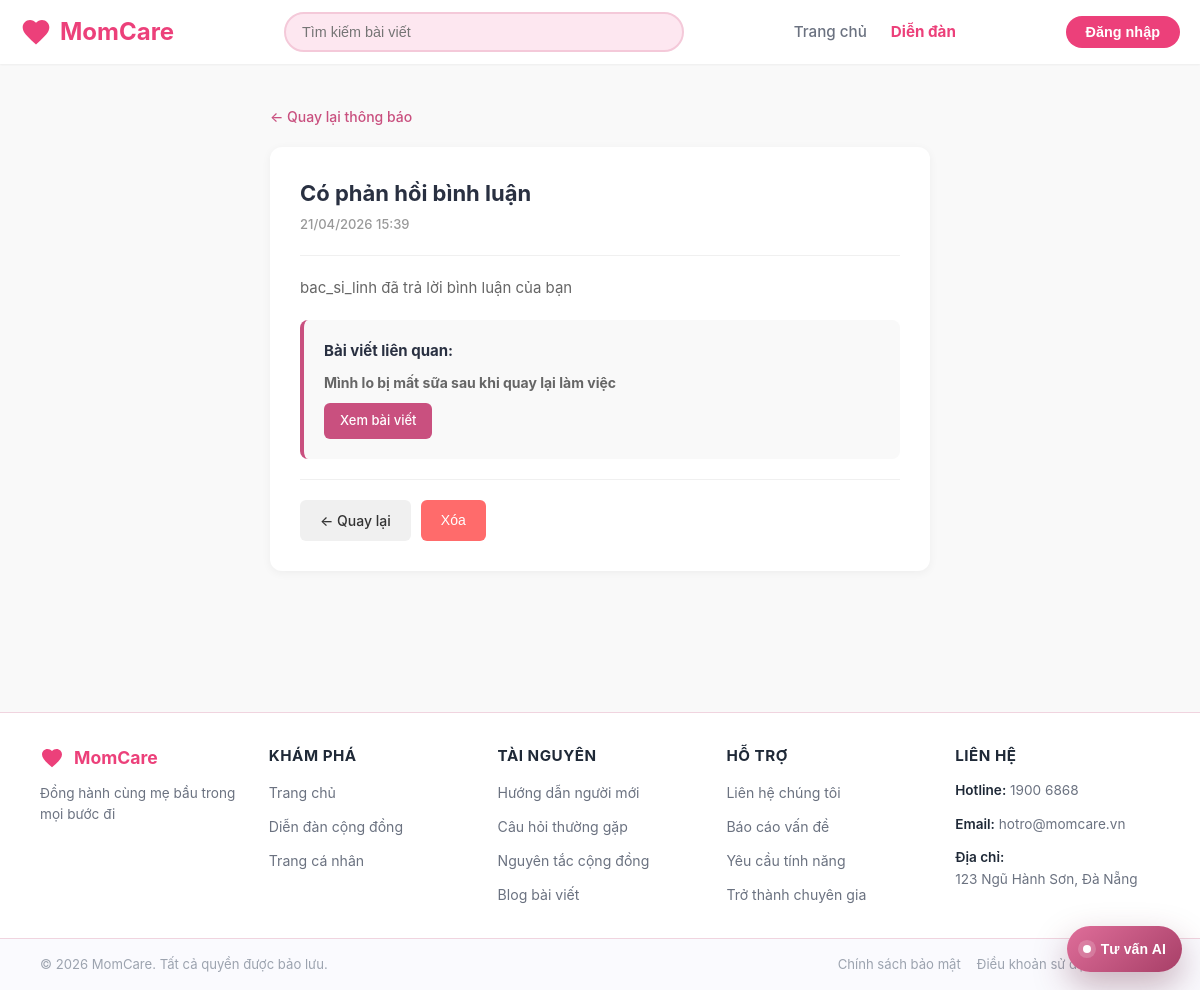
The app's page /notification/25/ (signed in) with its own data.
### momcare_forum/models.py (models this page shows, shortened)
class Notification(models.Model):
    NOTIFICATION_TYPES = [
        ('comment', 'Bình luận mới'),
        ('verified', 'Bài viết được kiểm duyệt'),
        ('report_processed', 'Báo cáo được xử lý'),
        ('system', 'Thông báo hệ thống'),
    ]
    recipient = models.ForeignKey(User, on_delete=models.CASCADE, related_name='notifications', verbose_name="Người nhận")
    notification_type = models.CharField(max_length=20, choices=NOTIFICATION_TYPES, verbose_name="Loại thông báo")
    title = models.CharField(max_length=255, verbose_name="Tiêu đề")
    message = models.TextField(verbose_name="Nội dung")
    post = models.ForeignKey(Post, on_delete=models.SET_NULL, null=True, blank=True, related_name='notifications')
    comment = models.ForeignKey(Comment, on_delete=models.SET_NULL, null=True, blank=True, related_name='notifications')
    is_read = models.BooleanField(default=False, verbose_name="Đã đọc")
    read_at = models.DateTimeField(null=True, blank=True, verbose_name="Thời gian đọc")
    created_at = models.DateTimeField(auto_now_add=True)
    class Meta:
        ordering = ['-created_at']
        verbose_name = "Thông báo"
        verbose_name_plural = "Thông báo"

class Post(models.Model):
    PRIVACY_CHOICES = [
        ('public', 'Công khai'),
        ('anonymous', 'Ẩn danh'),
    ]
    VERIFICATION_REASONS = [
        ('accurate', 'Bài viết chứa nội dung phù hợp với kiến thức y khoa hiện hành'),
        ('safe', 'Thông tin trong bài viết an toàn cho mẹ và bé'),
        ('useful', 'Bài viết cung cấp kiến thức chăm sóc sức khỏe hữu ích'),
        ('nutrition', 'Thông tin dinh dưỡng đã được kiểm chứng'),
        ('confirmed', 'Thông tin trong bài viết đã được bác sĩ xác nhận'),
        ('reference', 'Bài viết có giá trị tham khảo'),
        ('expert', 'Nội dung phù hợp với khuyến nghị của chuyên gia'),
    ]
    title = models.CharField(max_length=255, verbose_name="Tiêu đề")
    content = models.TextField(verbose_name="Nội dung")
    category = models.ForeignKey(Category, on_delete=models.PROTECT, related_name="posts", verbose_name="Danh mục")
    author = models.ForeignKey(User, on_delete=models.CASCADE, related_name="posts", verbose_name="Người đăng")
    privacy = models.CharField(max_length=20, choices=PRIVACY_CHOICES, default='public', verbose_name="Chế độ hiển thị")
    image = models.ImageField(upload_to='posts/', blank=True, null=True, verbose_name="Hình ảnh mô tả")
    verified_by_expert = models.BooleanField(default=False, verbose_name="Được chuyên gia kiểm duyệt")
    verification_reason = models.CharField(max_length=20, choices=VERIFICATION_REASONS, blank=True, verbose_name="Lý do kiểm duyệt")
    verification_reasons = models.TextField(blank=True, verbose_name="Danh sách lý do kiểm duyệt")
    verification_note = models.TextField(blank=True, verbose_name="Ghi chú kiểm duyệt")
    verified_by = models.ForeignKey(User, on_delete=models.SET_NULL, null=True, blank=True, related_name='verified_posts', verbose_name="Người kiểm duyệt")
    verified_at = models.DateTimeField(null=True, blank=True, verbose_name="Thời gian kiểm duyệt")
    likes = models.ManyToManyField(User, related_name="liked_posts", blank=True)
    report_count = models.IntegerField(default=0, verbose_name="Số lần báo cáo")
    is_hidden = models.BooleanField(default=False, verbose_name="Ẩn bài viết")
    created_at = models.DateTimeField(auto_now_add=True)
    updated_at = models.DateTimeField(auto_now=True)
    class Meta:
        ordering = ['-created_at']

### momcare_forum/views.py (the view)
# urls.py: path('notification/<int:notification_id>/', forum_views.notification_detail, name='notification_detail'),
@login_required(login_url='forum')
def notification_detail(request, notification_id):
    notification = get_object_or_404(Notification, id=notification_id, recipient=request.user)
    if not notification.is_read:
        notification.is_read = True
        notification.read_at = timezone.now()
        notification.save()
    context = {
        'notification': notification
    }
    context.update(_get_notification_context(request))
    context.update(_get_user_role_context(request))
    return render(request, 'notification_detail.html', context)

### momcare_forum/views.py (called while the page is built)
def _get_user_role_context(request):
    context = {
        'is_logged_in': request.user.is_authenticated,
        'is_admin_user': False,
        'is_staff_user': False,
        'is_superuser_user': False,
        'is_doctor_user': False,
        'can_verify_posts': False,
    }
    if not request.user.is_authenticated:
        return context
    context['is_staff_user'] = bool(request.user.is_staff)
    context['is_superuser_user'] = bool(request.user.is_superuser)
    context['is_admin_user'] = bool(request.user.is_staff or request.user.is_superuser)
    try:
        profile = request.user.profile
        context['is_doctor_user'] = profile.user_type == 'doctor'
        context['can_verify_posts'] = (
            profile.user_type == 'doctor' and profile.is_verified_doctor
        )
    except UserProfile.DoesNotExist:
        pass
    return context

def _get_notification_context(request):
    if not request.user.is_authenticated:
        return {
            'unread_count': 0,
            'recent_notifications': [],
        }
    return {
        'unread_count': Notification.objects.filter(
            recipient=request.user,
            is_read=False,
        ).count(),
        'recent_notifications': Notification.objects.filter(
            recipient=request.user
        ).order_by('-created_at')[:10],
    }

### momcare_forum/templates/notification_detail.html (shortened to what this page needs)
{% load static %}
<!DOCTYPE html>
<html lang="vi">
<head>
  <link rel="stylesheet" href="{% static 'css/main.css' %}">
  <link rel="stylesheet" href="{% static 'css/auth.css' %}?v=20260407a">
</head>
<body>
  {% include '_navbar.html' %}
  <main>
<div class="container">
  <a href="{% url 'notifications' %}" class="back-link">← Quay lại thông báo</a>
  <div class="notification-card">
    <div class="notification-header">
      <div>
        <h1 id="notification-title">{{ notification.title }}</h1>
        <p>{{ notification.created_at|date:"d/m/Y H:i" }}</p>
      </div>
    </div>
    <div class="notification-body" id="notification-message">
      {{ notification.message }}
    </div>
    {% if notification.post %}
      <div class="related-post">
        <h3>Bài viết liên quan:</h3>
        <p>
          <strong>{{ notification.post.title }}</strong>
        </p>
        <a href="{% url 'post_detail' notification.post.id %}" class="btn" style="padding: 8px 16px; font-size: 13px; background: #c9507f; color: white; text-decoration: none; border-radius: 6px; display: inline-block;">Xem bài viết</a>
      </div>
    {% endif %}
    <div class="notification-actions">
      <a href="{% url 'notifications' %}" class="btn btn-back">← Quay lại</a>
      <button class="btn btn-delete" onclick="confirmDelete()"> Xóa</button>
    </div>
  </div>
</div>
  </main>
  {% include 'footer.html' %}
</body>
</html>

### momcare_forum/static/css/main.css (style rules this page uses)
:root { --primary-teal: #26a69a; --primary-green: #66bb6a; --primary-blue: #42a5f5; --primary-orange: #ffa726; --primary-purple: #ab47bc; --bg-beige: #f9f3e6; --bg-white: var(--bg-card); --bg-light: #f5f5f5; --text-light: #9ca3af; --border-gray: #d1d5db; --shadow-sm: 0 1px 2px rgba(0, 0, 0, 0.05); --shadow-md: 0 4px 6px -1px rgba(0, 0, 0, 0.1); --shadow-lg: 0 10px 15px -3px rgba(0, 0, 0, 0.1); --primary-pink: #ec407a; --primary-pink-light: #f48fb1; --primary-pink-dark: #d81b60; --bg-main: #fff0f5; --bg-card: #ffffff; --bg-soft: #fde7f0; --text-dark: #1f2937; --text-gray: #6b7280; --border-light: #f4c9d9; }
* { margin: 0; padding: 0; box-sizing: border-box; }
body { font-family: -apple-system, BlinkMacSystemFont, 'Segoe UI', Roboto, 'Helvetica Neue', Arial, sans-serif; background-color: var(--bg-main); color: var(--text-dark); line-height: 1.5; }
a { text-decoration: none; color: inherit; }

### momcare_forum/static/css/auth.css (style rules this page uses)
:root { --primary-teal: #26a69a; --primary-teal-light: #26a69a; --primary-purple: #7c3aed; --primary-purple-dark: #6d28d9; --bg-beige: var(--bg-main); --bg-white: var(--bg-card); --text-light: #9ca3af; --border-gray: #d1d5db; --shadow-sm: 0 1px 2px rgba(0, 0, 0, 0.05); --shadow-md: 0 4px 6px -1px rgba(0, 0, 0, 0.1); --shadow-lg: 0 10px 15px -3px rgba(0, 0, 0, 0.1); --shadow-modal: 0 25px 50px -12px rgba(0, 0, 0, 0.25); --primary-pink: #ec407a; --primary-pink-light: #f48fb1; --primary-pink-dark: #d81b60; --bg-main: #fff0f5; --bg-card: #ffffff; --bg-soft: #fde7f0; --text-dark: #1f2937; --text-gray: #6b7280; --border-light: #f4c9d9; }
* { margin: 0; padding: 0; box-sizing: border-box; }
body { font-family: -apple-system, BlinkMacSystemFont, 'Segoe UI', Roboto, 'Helvetica Neue', Arial, sans-serif; background-color: var(--bg-main); color: var(--text-dark); line-height: 1.5; min-height: 100vh; }
.back-link { display: flex; align-items: center; justify-content: center; gap: 4px; color: var(--primary-teal); font-size: 0.875rem; text-decoration: none; cursor: pointer; }

### momcare_forum/templates/notification_detail.html (style rules this page uses)
body { background: #f9f9f9; margin: 0; }
main { min-height: calc(100vh - 200px); }
.container { max-width: 700px; margin: 0 auto; padding: 40px 20px; }
.notification-card { background: white; border-radius: 12px; padding: 30px; box-shadow: 0 2px 10px rgba(0,0,0,0.05); }
.notification-header { border-bottom: 1px solid #f0f0f0; padding-bottom: 20px; margin-bottom: 20px; }
.notification-header h1 { margin: 0; font-size: 22px; color: #293041; font-weight: 700; }
.notification-header p { margin: 5px 0 0; color: #999; font-size: 13px; font-weight: 500; }
.notification-body { color: #666; line-height: 1.6; margin-bottom: 20px; font-size: 15px; }
.notification-actions { display: flex; gap: 10px; margin-top: 20px; border-top: 1px solid #f0f0f0; padding-top: 20px; flex-wrap: wrap; }
.btn { padding: 10px 20px; border: none; border-radius: 6px; cursor: pointer; font-size: 14px; font-weight: 500; text-decoration: none; display: inline-block; transition: all 0.2s; }
.btn-delete { background: #ff6b6b; color: white; }
.btn-back { background: #f0f0f0; color: #333; }
.back-link { display: inline-flex; align-items: center; gap: 8px; margin-bottom: 20px; text-decoration: none; color: #c9507f; font-weight: 500; transition: all 0.2s; }
.related-post { background: #f9f9f9; padding: 20px; border-radius: 8px; margin: 20px 0; border-left: 4px solid #c9507f; }
.related-post h3 { margin: 0 0 10px; font-size: 15px; color: #293041; }
.related-post p { margin: 0 0 10px; color: #666; font-size: 14px; }

### records on screen
Notification: title "Có phản hồi bình luận", created_at "21/04/2026 15:39", message "bac_si_linh đã trả lời bình luận của bạn", post "Mình lo bị mất sữa sau khi quay lại làm việc"
